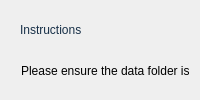
    <widget class="QWidget" name="tabAbout">
     <attribute name="title">
      <string>About</string>
     </attribute>
     <layout class="QVBoxLayout" name="verticalLayout_7">
      <item>
       <widget class="QWidget" name="widget_3" native="true">
        <widget class="QLabel" name="label_4">
         <property name="geometry">
          <rect>
           <x>9</x>
           <y>9</y>
           <width>105</width>
           <height>19</height>
          </rect>
         </property>
         <property name="styleSheet">
          <string notr="true">font: 700 12pt &quot;Verdana&quot;;
color: rgb(24, 48, 72);</string>
         </property>
         <property name="text">
          <string>Instructions</string>
         </property>
        </widget>
        <widget class="QLabel" name="label_6">
         <property name="geometry">
          <rect>
           <x>10</x>
           <y>210</y>
           <width>701</width>
           <height>41</height>
          </rect>
         </property>
         <property name="text">
          <string>1. Enter scanner &amp; probe name into the text box, then select the folder containing the dataset. </string>
         </property>
         <property name="textFormat">
          <enum>Qt::TextFormat::AutoText</enum>
         </property>
         <property name="wordWrap">
          <bool>true</bool>
         </property>
        </widget>
        <widget class="QLabel" name="label_8">
         <property name="geometry">
          <rect>
           <x>10</x>
           <y>550</y>
           <width>52</width>
           <height>19</height>
          </rect>
         </property>
         <property name="styleSheet">
          <string notr="true">font: 700 12pt &quot;Verdana&quot;;
color: rgb(24, 48, 72);</string>
         </property>
         <property name="text">
          <string>About</string>
         </property>
        </widget>
        <widget class="QLabel" name="label_15">
         <property name="geometry">
          <rect>
           <x>10</x>
           <y>290</y>
           <width>691</width>
           <height>61</height>
          </rect>
         </property>
         <property name="text">
          <string>2. Using your mouse, crop the image loaded in &quot;2. Image display&quot; by drawing a square on the image such that the top of the square lines up with the top of the field-of-view and the depth scale is visible (see image on the right).</string>
         </property>
         <property name="wordWrap">
          <bool>true</bool>
         </property>
        </widget>
        <widget class="QLabel" name="label_19">
         <property name="geometry">
          <rect>
           <x>10</x>
           <y>380</y>
           <width>1231</width>
           <height>38</height>
          </rect>
         </property>
         <property name="text">
          <string>3. After cropping the first image, step 3 will become available. Draw a line on the displayed cropped image on the depth scale, and enter in the allocated box the corresponding real-life distance in mm. Press &quot;Next image&quot;.</string>
         </property>
         <property name="wordWrap">
          <bool>true</bool>
         </property>
        </widget>
        <widget class="QLabel" name="label_20">
         <property name="geometry">
          <rect>
           <x>10</x>
           <y>460</y>
           <width>1231</width>
           <height>38</height>
          </rect>
         </property>
         <property name="text">
          <string>4. Once all the images have been cropped and the conversion factors entered, press the &quot;Run&quot; button in step 4. The results will be displayed in the &quot;Results&quot; tab. If wanting to add in the spreadsheet all the scanner details, do so in the &quot;Input settings&quot; tab.</string>
         </property>
         <property name="wordWrap">
          <bool>true</bool>
         </property>
        </widget>
        <widget class="QLabel" name="label_21">
         <property name="geometry">
          <rect>
           <x>10</x>
           <y>50</y>
           <width>452</width>
           <height>19</height>
          </rect>
         </property>
         <property name="text">
          <string>Please ensure the data folder is organised as follows: </string>
         </property>
        </widget>
        <widget class="QLabel" name="label_22">
         <property name="geometry">
          <rect>
           <x>10</x>
           <y>80</y>
           <width>179</width>
           <height>95</height>
          </rect>
         </property>
         <property name="styleSheet">
          <string notr="true">font: italic 12pt &quot;Verdana&quot;;</string>
         </property>
         <property name="text">
          <string>&gt; ScannerName
     &gt; 8mm top.mp4
     &gt; 8mm bot.mp4
     ...
     &gt; 0.4mm bot.mp4</string>
         </property>
        </widget>
        <widget class="QLabel" name="label_13">
         <property name="geometry">
          <rect>
           <x>10</x>
           <y>580</y>
           <width>1231</width>
           <height>38</height>
          </rect>
         </property>
         <property name="text">
          <string>This application was created by Agathe Bricout as part of her PhD thesis, relying on the work by Pye &amp; Ellis (2004) on the resolution integral. This research is supported by the Precision Medicine Doctoral Training Programme, the Medical Research Council, NHS Lothian and IMV Imaging.</string>
         </property>
         <property name="wordWrap">
          <bool>true</bool>
         </property>
        </widget>
        <widget class="QLabel" name="lblImageGuideCrop">
         <property name="geometry">
          <rect>
           <x>730</x>
           <y>20</y>
           <width>491</width>
           <height>321</height>
          </rect>
         </property>
         <property name="text">
          <string/>
         </property>
        </widget>
       </widget>
      </item>
     </layout>
    </widget>
